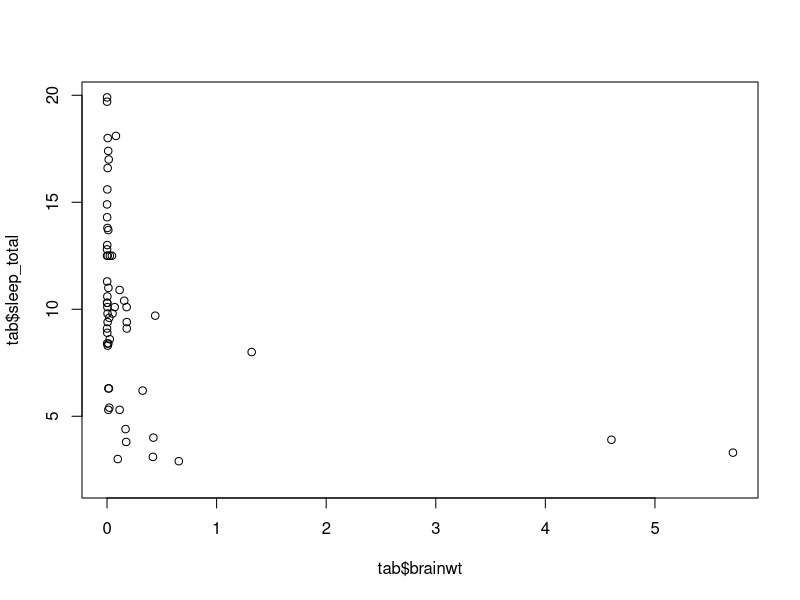
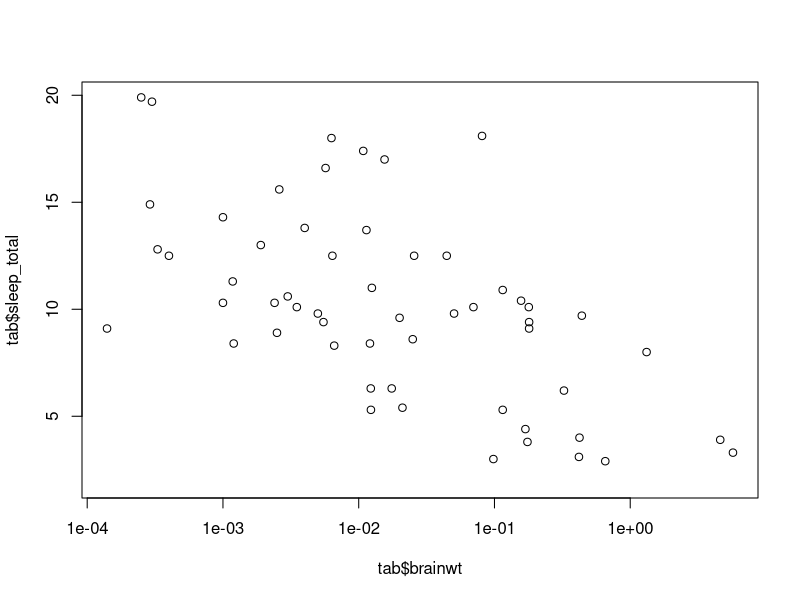

Generate these figures, in order, with R:
setwd("c:/artR/genome")
tab<- read.csv("msleep_ggplot2.txt")
c(tab$sleep_total,1000)
plot(tab$brainwt,tab$sleep_total)
plot(tab$brainwt,tab$sleep_total,log="x")
summary(tab)
mean(tab[tab$sleep_total>18,"sleep_total"])
which(tab$sleep_total>18)
tab$sleep_total[which(tab$sleep_total>18)[1]]
which(tab$sleep_total>18 & tab$sleep_rem<3)
sort(tab$sleep_total)
order(tab$sleep_total)
tab$sleep_total[order(tab$sleep_total)]
rank(c(1,2,2,3,4))
rank(tab$sleep_total)
match("Cotton rat",tab$ï..name)
vec<- c("red","blue", "red","green","green","yellow","orange")
fac<- factor(vec)
fac
levels(fac)
head(tab)
table(tab$order)
s<- split(tab$sleep_total,tab$order)
s
s[[17]]
mean(s[["Rodentia"]])
     
lapply(s,mean)
sapply(s,mean)
tapply(tab$sleep_total,tab$order,sd)
